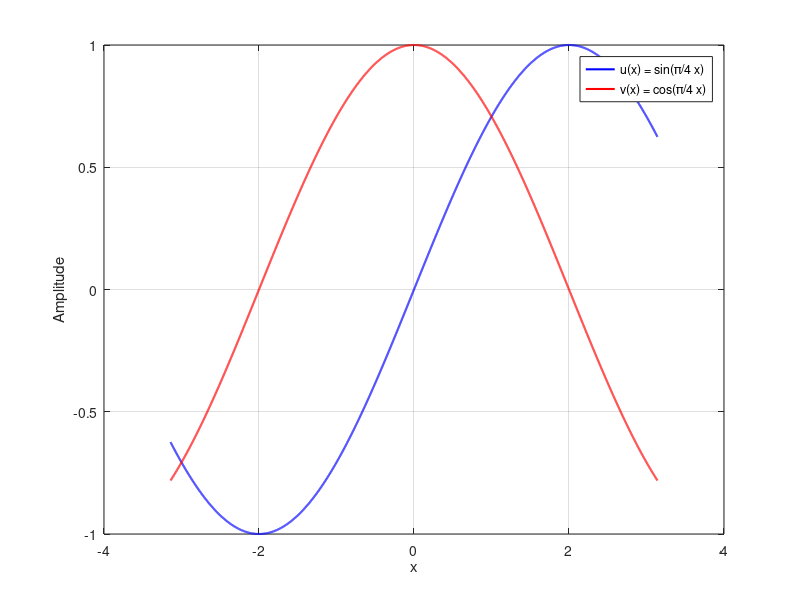

Reproduce this figure in MATLAB.


x = -pi:0.001:pi;      

u = sin(pi/4 * x);      
v = cos(pi/4 * x);       
plot(x, u, 'b', 'LineWidth', 1.5); hold on;
plot(x, v, 'r', 'LineWidth', 1.5);
xlabel('x');
ylabel('Amplitude');
legend('u(x) = sin(\pi/4 x)','v(x) = cos(\pi/4 x)');

grid on;
 